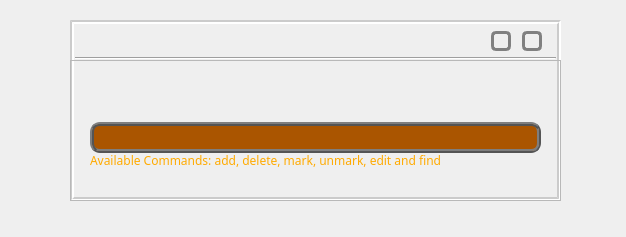
<?xml version="1.0" encoding="UTF-8"?>
<ui version="4.0">
 <class>SeampleView</class>
 <widget class="QMainWindow" name="SeampleView">
  <property name="windowModality">
   <enum>Qt::NonModal</enum>
  </property>
  <property name="enabled">
   <bool>true</bool>
  </property>
  <property name="geometry">
   <rect>
    <x>0</x>
    <y>0</y>
    <width>626</width>
    <height>237</height>
   </rect>
  </property>
  <property name="cursor">
   <cursorShape>ArrowCursor</cursorShape>
  </property>
  <property name="contextMenuPolicy">
   <enum>Qt::DefaultContextMenu</enum>
  </property>
  <property name="acceptDrops">
   <bool>false</bool>
  </property>
  <property name="windowTitle">
   <string>Test</string>
  </property>
  <property name="windowIcon">
   <iconset resource="Resource.qrc">
    <normaloff>:/bg/calendar.gif</normaloff>:/bg/calendar.gif</iconset>
  </property>
  <property name="windowOpacity">
   <double>1.000000000000000</double>
  </property>
  <property name="layoutDirection">
   <enum>Qt::LeftToRight</enum>
  </property>
  <property name="autoFillBackground">
   <bool>false</bool>
  </property>
  <property name="styleSheet">
   <string notr="true">#centralWidget
{
	
}</string>
  </property>
  <property name="documentMode">
   <bool>false</bool>
  </property>
  <property name="tabShape">
   <enum>QTabWidget::Rounded</enum>
  </property>
  <widget class="QWidget" name="centralWidget">
   <widget class="QFrame" name="frame">
    <property name="geometry">
     <rect>
      <x>70</x>
      <y>20</y>
      <width>491</width>
      <height>181</height>
     </rect>
    </property>
    <property name="styleSheet">
     <string notr="true">#frame
{
	background-image: url(:/bg/scenary.jpg);
	 border-style: groove;
     border-width: 4px;
     border-color:rgb(203, 203, 203); 

   
	
}</string>
    </property>
    <widget class="Line" name="line">
     <property name="geometry">
      <rect>
       <x>5</x>
       <y>30</y>
       <width>481</width>
       <height>16</height>
      </rect>
     </property>
     <property name="orientation">
      <enum>Qt::Horizontal</enum>
     </property>
    </widget>
    <widget class="QPushButton" name="pushButton">
     <property name="geometry">
      <rect>
       <x>452</x>
       <y>11</y>
       <width>20</width>
       <height>20</height>
      </rect>
     </property>
     <property name="styleSheet">
      <string notr="true">#pushButton
{
	border-style: solid;
	border-radius: 5px;
	border-width: 3px;
	border-color: gray;
}
#pushButton:hover 
{
	border-style: outset;
	border-radius: 5px;
	border-width:3px;
	border-color: gray;
}

#pushButton:pressed 
{
	border-style: inset;
	border-radius: 5px;
	border-width:3px;
	border-color: gray;
}</string>
     </property>
     <property name="text">
      <string/>
     </property>
     <property name="icon">
      <iconset resource="Resource.qrc">
       <normaloff>:/bg/exit.gif</normaloff>:/bg/exit.gif</iconset>
     </property>
     <property name="checkable">
      <bool>false</bool>
     </property>
     <property name="autoDefault">
      <bool>false</bool>
     </property>
     <property name="default">
      <bool>false</bool>
     </property>
     <property name="flat">
      <bool>false</bool>
     </property>
    </widget>
    <widget class="QLabel" name="label_3">
     <property name="geometry">
      <rect>
       <x>210</x>
       <y>10</y>
       <width>71</width>
       <height>21</height>
      </rect>
     </property>
     <property name="styleSheet">
      <string notr="true">#label_3
{
	background-image: url(:/bg/small.gif);
}</string>
     </property>
     <property name="text">
      <string/>
     </property>
    </widget>
    <widget class="QLabel" name="label_4">
     <property name="geometry">
      <rect>
       <x>-5</x>
       <y>-8</y>
       <width>491</width>
       <height>51</height>
      </rect>
     </property>
     <property name="styleSheet">
      <string notr="true">#label_4
{
	background-image: url(:/bg/2nd_testtitle.gif);
}</string>
     </property>
     <property name="text">
      <string/>
     </property>
    </widget>
    <widget class="QFrame" name="frame_2">
     <property name="geometry">
      <rect>
       <x>0</x>
       <y>40</y>
       <width>491</width>
       <height>141</height>
      </rect>
     </property>
     <property name="frameShape">
      <enum>QFrame::StyledPanel</enum>
     </property>
     <property name="frameShadow">
      <enum>QFrame::Raised</enum>
     </property>
     <widget class="SLineEdit" name="lineEdit" native="true">
      <property name="geometry">
       <rect>
        <x>20</x>
        <y>62</y>
        <width>451</width>
        <height>31</height>
       </rect>
      </property>
      <property name="font">
       <font>
        <family>Comic Sans MS</family>
        <pointsize>12</pointsize>
       </font>
      </property>
      <property name="styleSheet">
       <string notr="true">#lineEdit 
{
	border-radius: 10px;
	border-style: ridge;
    border-width: 4px;
    border-color: rgb(84, 84, 84); 
	
	
	background-color: rgb(170, 85, 0);
}
</string>
      </property>
      <property name="text" stdset="0">
       <string/>
      </property>
     </widget>
     <widget class="QLabel" name="label">
      <property name="geometry">
       <rect>
        <x>20</x>
        <y>92</y>
        <width>451</width>
        <height>41</height>
       </rect>
      </property>
      <property name="font">
       <font>
        <family>MV Boli</family>
        <pointsize>9</pointsize>
       </font>
      </property>
      <property name="styleSheet">
       <string notr="true">#label_2
{

}</string>
      </property>
      <property name="text">
       <string>&lt;!DOCTYPE HTML PUBLIC &quot;-//W3C//DTD HTML 4.0//EN&quot; &quot;http://www.w3.org/TR/REC-html40/strict.dtd&quot;&gt;
&lt;html&gt;&lt;head&gt;&lt;meta name=&quot;qrichtext&quot; content=&quot;1&quot; /&gt;&lt;style type=&quot;text/css&quot;&gt;
p, li { white-space: pre-wrap; }
&lt;/style&gt;&lt;/head&gt;&lt;body style=&quot; font-family:'MV Boli'; font-size:9pt; font-weight:400; font-style:normal;&quot;&gt;
&lt;p style=&quot; margin-top:0px; margin-bottom:0px; margin-left:0px; margin-right:0px; -qt-block-indent:0; text-indent:0px;&quot;&gt;&lt;span style=&quot; color:#ffaa00;&quot;&gt;Available Commands: add, delete, mark, unmark, edit and find&lt;/span&gt;&lt;/p&gt;&lt;/body&gt;&lt;/html&gt;</string>
      </property>
      <property name="alignment">
       <set>Qt::AlignLeading|Qt::AlignLeft|Qt::AlignTop</set>
      </property>
      <property name="textInteractionFlags">
       <set>Qt::LinksAccessibleByMouse</set>
      </property>
     </widget>
     <widget class="STimeLabel" name="label_2" native="true">
      <property name="geometry">
       <rect>
        <x>236</x>
        <y>3</y>
        <width>231</width>
        <height>56</height>
       </rect>
      </property>
      <property name="font">
       <font>
        <family>AR JULIAN</family>
        <pointsize>16</pointsize>
        <weight>75</weight>
        <bold>true</bold>
       </font>
      </property>
      <property name="styleSheet">
       <string notr="true">#label_2
{
	

}</string>
      </property>
      <property name="text" stdset="0">
       <string>&lt;!DOCTYPE HTML PUBLIC &quot;-//W3C//DTD HTML 4.0//EN&quot; &quot;http://www.w3.org/TR/REC-html40/strict.dtd&quot;&gt;
&lt;html&gt;&lt;head&gt;&lt;meta name=&quot;qrichtext&quot; content=&quot;1&quot; /&gt;&lt;style type=&quot;text/css&quot;&gt;
p, li { white-space: pre-wrap; }
&lt;/style&gt;&lt;/head&gt;&lt;body style=&quot; font-family:'MS Shell Dlg 2'; font-size:8.25pt; font-weight:400; font-style:normal;&quot;&gt;
&lt;p align=&quot;center&quot; style=&quot;-qt-paragraph-type:empty; margin-top:0px; margin-bottom:0px; margin-left:0px; margin-right:0px; -qt-block-indent:0; text-indent:0px; font-family:'AR JULIAN'; font-size:16pt; font-weight:600;&quot;&gt;&lt;/p&gt;&lt;/body&gt;&lt;/html&gt;</string>
      </property>
     </widget>
    </widget>
    <widget class="QPushButton" name="pushButton_2">
     <property name="geometry">
      <rect>
       <x>421</x>
       <y>11</y>
       <width>20</width>
       <height>20</height>
      </rect>
     </property>
     <property name="styleSheet">
      <string notr="true">#pushButton_2
{
	border-style: solid;
	border-radius: 5px;
	border-width: 3px;
	border-color: gray;
}
#pushButton_2:hover 
{
	border-style: outset;
	border-radius: 5px;
	border-width:3px;
	border-color: gray;
}

#pushButton_2:pressed 
{
	border-style: inset;
	border-radius: 5px;
	border-width:3px;
	border-color: gray;
}</string>
     </property>
     <property name="text">
      <string/>
     </property>
     <property name="icon">
      <iconset resource="Resource.qrc">
       <normaloff>:/bg/enlarge.gif</normaloff>:/bg/enlarge.gif</iconset>
     </property>
    </widget>
    <zorder>label_4</zorder>
    <zorder>pushButton</zorder>
    <zorder>label_3</zorder>
    <zorder>line</zorder>
    <zorder>frame_2</zorder>
    <zorder>pushButton_2</zorder>
   </widget>
  </widget>
 </widget>
 <layoutdefault spacing="6" margin="11"/>
 <customwidgets>
  <customwidget>
   <class>SLineEdit</class>
   <extends>QWidget</extends>
   <header>slineedit.h</header>
  </customwidget>
  <customwidget>
   <class>STimeLabel</class>
   <extends>QWidget</extends>
   <header>stimelabel.h</header>
  </customwidget>
 </customwidgets>
 <resources>
  <include location="Resource.qrc"/>
 </resources>
 <connections>
  <connection>
   <sender>pushButton</sender>
   <signal>clicked()</signal>
   <receiver>SeampleView</receiver>
   <slot>close()</slot>
   <hints>
    <hint type="sourcelabel">
     <x>541</x>
     <y>57</y>
    </hint>
    <hint type="destinationlabel">
     <x>622</x>
     <y>29</y>
    </hint>
   </hints>
  </connection>
 </connections>
</ui>
